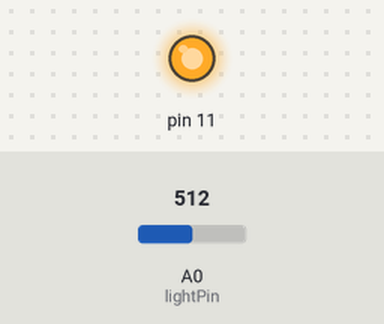
Bench run of a sketch on a simulated Arduino Uno, built with avr-gcc and run on an emulated ATmega328P. Parts: output pins drawn as LEDs (lit = HIGH). The test bench sets the inputs (shaded band); at power-on: A0 (lightPin) = 512.

Above: at 1.2 s.
1.3 s: A0 (lightPin) set to 336
2.8 s: A0 (lightPin) set to 302
At 3.8 s:
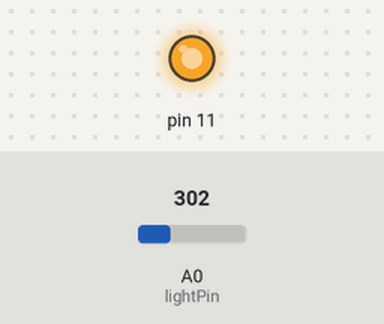
4.3 s: A0 (lightPin) set to 245
At 5.0 s:
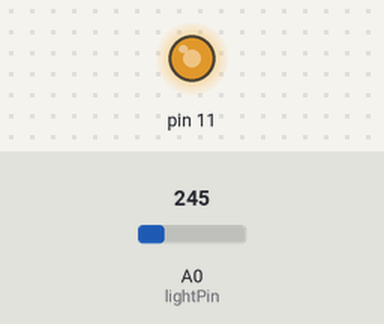
5.8 s: A0 (lightPin) set to 122
At 6.1 s:
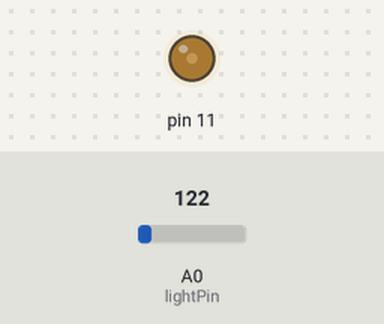
7.3 s: A0 (lightPin) set to 113
At 8.5 s:
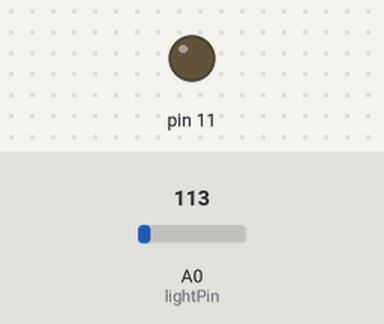
Timing chart, 0 to 9.8 s (numbered marks = the images above; inputs shaded):
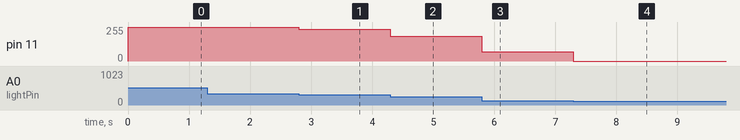

The sketch:

AnalogFan.ino
```cpp
/*
  Simple Motor to Analog Test
  by Scott Kildall

 */


int lightPin = 0;  //define a pin for Photo resistor
int analogIn;

// Analog intputs, from testing in seial monitor
int lightReading = 90;
int darkReading = 320;
int threshholdReading = 120;

int minMotor = 40;
int maxMotor = 255;

// the setup function runs once when you press reset or power the board
void setup() {
  // initialize digital pin 13 as an output.
  Serial.begin(9600);  //Begin serial communcation
}

void loop()
{

   analogIn = (analogRead(lightPin));


   // trim min, max from input
   //Serial.println(analogIn);
   analogIn = max(analogIn, lightReading);
   analogIn = min(analogIn, darkReading);


   if( analogIn > threshholdReading ) {
     int motorVal = map(analogIn, lightReading, darkReading, minMotor, maxMotor);
     //Serial.println(motorVal);
     analogWrite(11,motorVal);   // turn the LED on (HIGH is the voltage level)                                             //you have  to divide the value. for example,
   }                                           //with a 10k resistor divide the value by 2, for 100k resistor divide by 4.
  else {
     analogWrite(11,0);
  }

}
```

Measured:
- the behaviour switches between 121 and 120 on A0 (lightPin) (found by bisection; images 3 and 4)
- after the input at 1.3 s, every drawn part: stays the same
- after the input at 2.8 s, pin 11: 255/255 → 238/255 at once
- after the input at 4.3 s, pin 11: 238/255 → 184/255 at once
- after the input at 5.8 s, pin 11: 184/255 → 69/255 at once
- after the input at 7.3 s, pin 11: 69/255 → 0/255 at once
